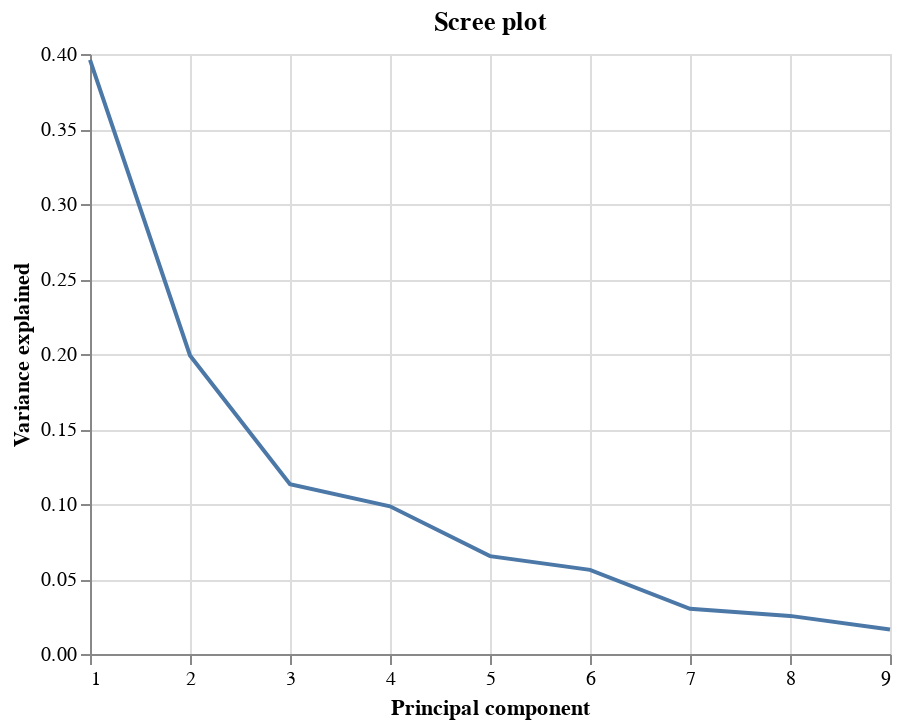

Notebook code for this chart:
### Code cell
urbanization_residual_ratio.get_scree_plot()

### Figure 1 — Vega-Lite specification as saved in the notebook (floating-point values rounded to 4 significant figures)
{"config": {"view": {"continuousWidth": 400, "continuousHeight": 300}}, "data": {"name": "data-692b4c7ac8dc9bf2219edc2721a44349"}, "mark": "line", "encoding": {"x": {"field": "indices", "title": "Principal component", "type": "quantitative"}, "y": {"field": "var_explained", "title": "Variance explained", "type": "quantitative"}}, "title": "Scree plot", "$schema": "https://vega.github.io/schema/vega-lite/v4.17.0.json", "datasets": {"data-692b4c7ac8dc9bf2219edc2721a44349": [{"indices": 1, "var_explained": 0.3961}, {"indices": 2, "var_explained": 0.199}, {"indices": 3, "var_explained": 0.1132}, {"indices": 4, "var_explained": 0.09847}, {"indices": 5, "var_explained": 0.06523}, {"indices": 6, "var_explained": 0.0561}, {"indices": 7, "var_explained": 0.03015}, {"indices": 8, "var_explained": 0.02541}, {"indices": 9, "var_explained": 0.01635}]}}
